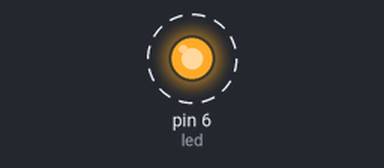
A sketch run on a simulated Arduino Uno, built with avr-gcc and run on an emulated ATmega328P. Parts: output pins drawn as LEDs (lit = HIGH). Dashed ring = blinking.

Above: at 0.5 s.
Timing chart, 0 to 4.6 s (numbered marks = the images above):
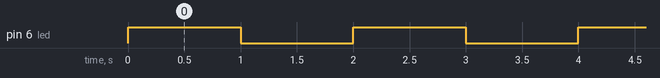

Measured:
- by itself, pin 6 (led): alternates HIGH for 1.0 s and LOW for 1.0 s

The sketch:

Lights_test.ino
```cpp
int led = 6;

void setup() {
  // put your setup code here, to run once:
  pinMode(led,OUTPUT);
}

void loop() {
  // put your main code here, to run repeatedly:
  digitalWrite(led,HIGH);
  delay(1000); // Wait for a second
  digitalWrite(led,LOW);
  delay(1000); // Wait for a second
}
```
